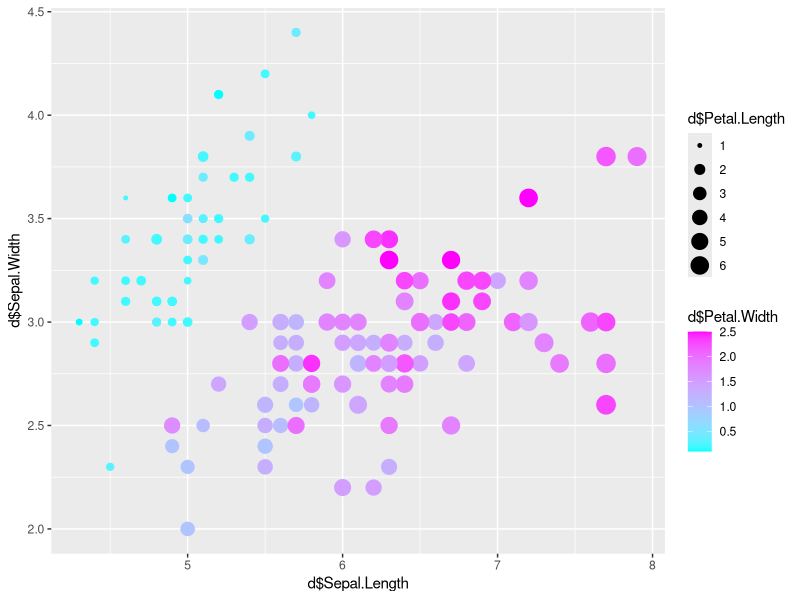
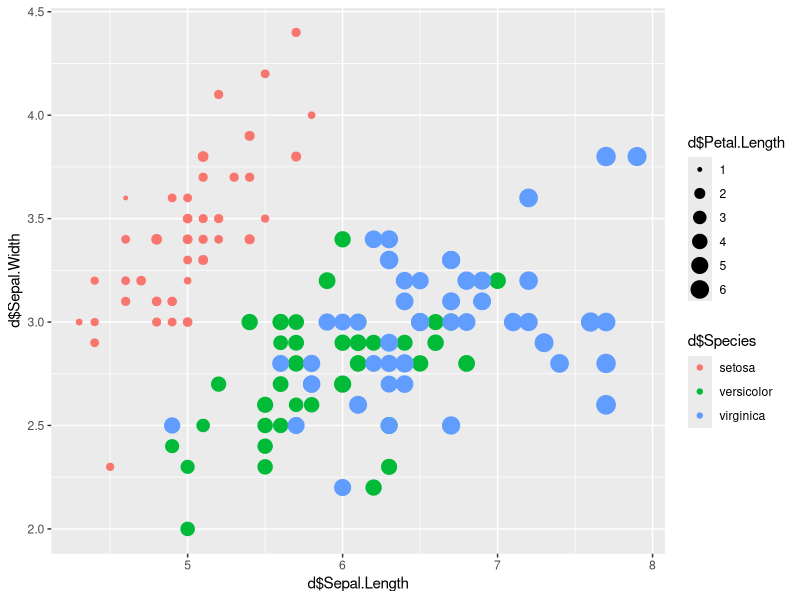

These charts were generated, in order, by the following R code:
# install.packages("ggplot2")
require(ggplot2)

d <- iris

# gradient
p <- ggplot(d, aes(x = d$Sepal.Length, y = d$Sepal.Width))
p + geom_point( aes(size = d$Petal.Length, colour = d$Petal.Width), alpha = 1 ) + scale_colour_gradient(low = "cyan", high="magenta")

# hue
p <- ggplot(d, aes(x = d$Sepal.Length, y = d$Sepal.Width))
p + geom_point( aes(size = d$Petal.Length, colour = d$Species), alpha = 1 ) + scale_colour_hue()
